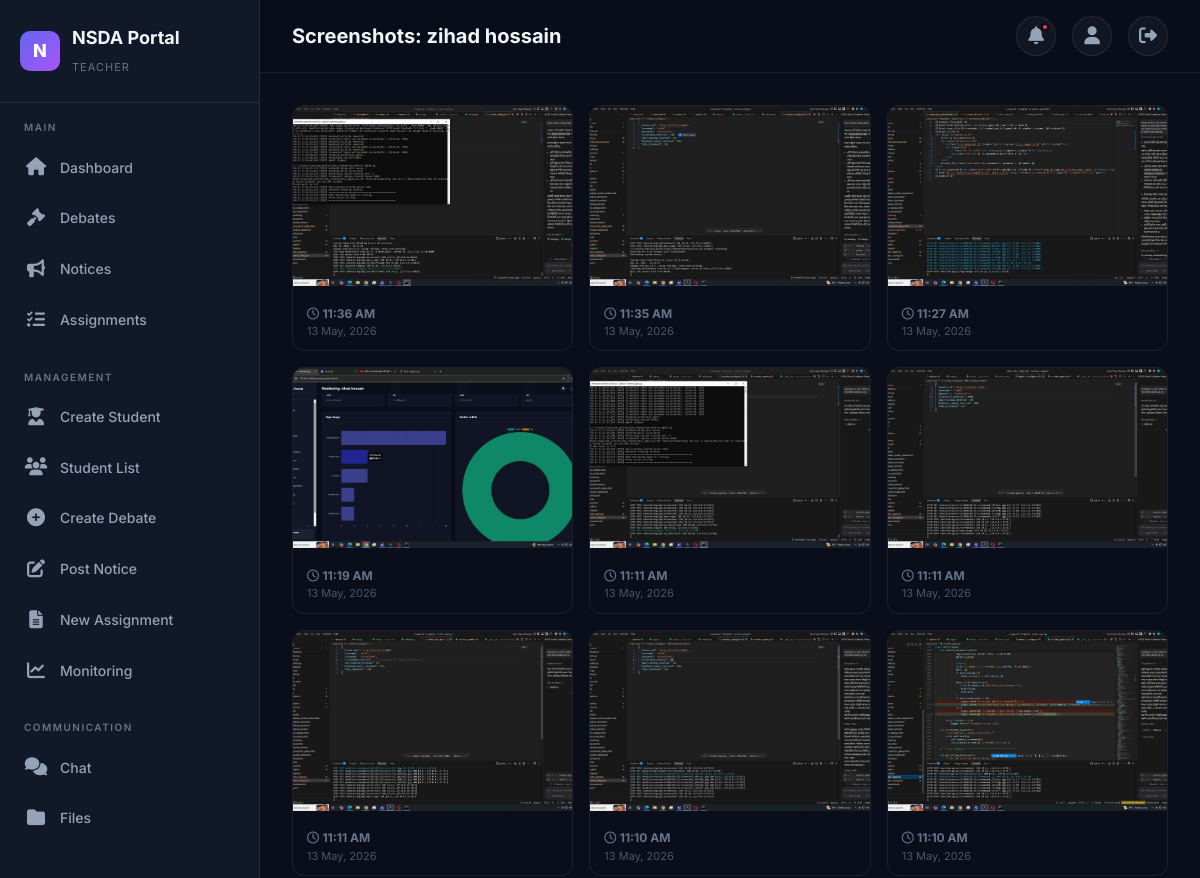
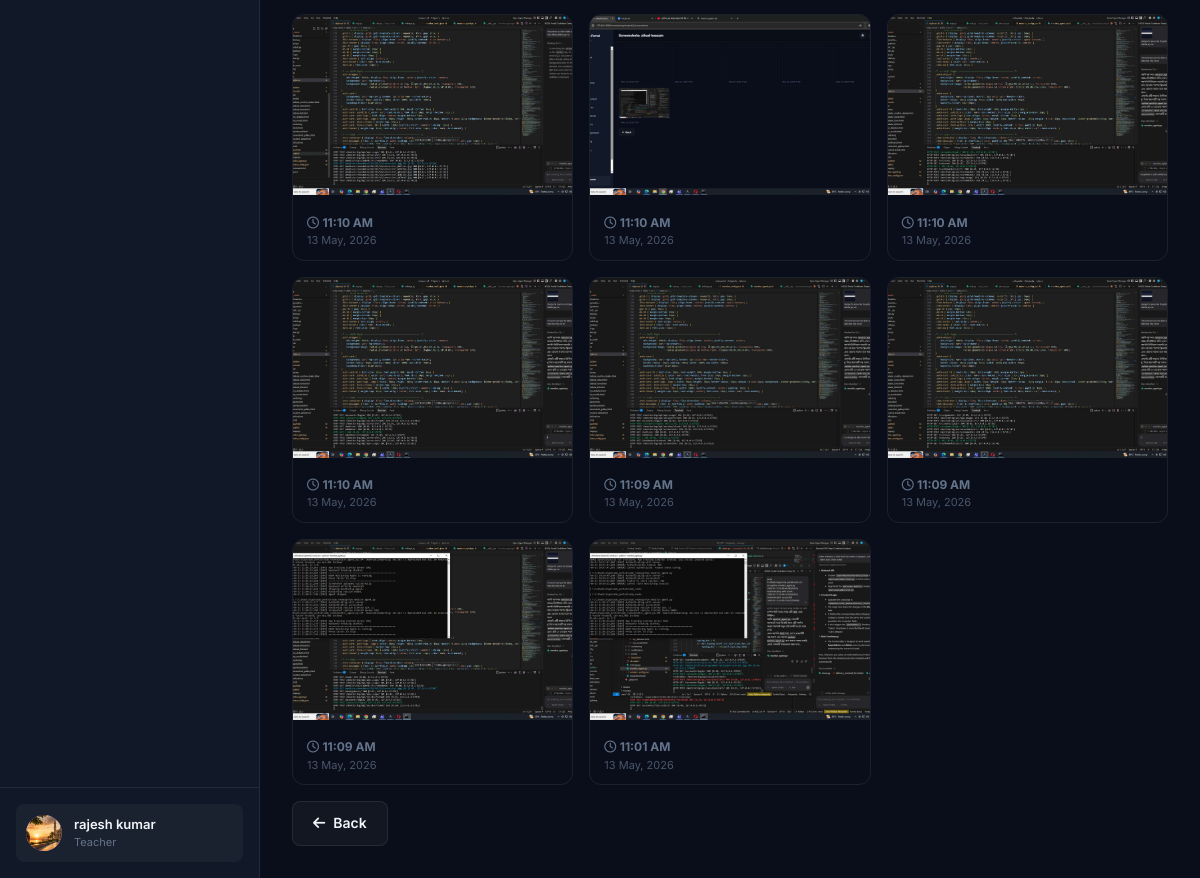
The app's page /monitoring/student/3/screenshots/ (signed in) with its own data (2 pictures, top to bottom).
### accounts/models.py (models this page shows, shortened)
class User(AbstractUser):
    class Role(models.TextChoices):
        STUDENT = 'student', 'Student'
        TEACHER = 'teacher', 'Teacher'
        ADMIN = 'admin', 'Admin'
    role = models.CharField(
        max_length=10,
        choices=Role.choices,
        default=Role.STUDENT,
    )
    profile_picture = models.ImageField(
        upload_to='profiles/',
        blank=True,
        null=True,
    )
    phone = models.CharField(max_length=20, blank=True)
    bio = models.TextField(blank=True)
    grade_level = models.CharField(max_length=50, blank=True)
    school = models.CharField(max_length=200, blank=True)
    date_of_birth = models.DateField(blank=True, null=True)
    created_at = models.DateTimeField(auto_now_add=True)
    updated_at = models.DateTimeField(auto_now=True)
    @property
    def is_student(self):
        return self.role == self.Role.STUDENT
    @property
    def is_teacher(self):
        return self.role == self.Role.TEACHER
    @property
    def is_admin_user(self):
        return self.role == self.Role.ADMIN

### monitoring/models.py (models this page shows, shortened)
class Screenshot(models.Model):
    student = models.ForeignKey(
        settings.AUTH_USER_MODEL,
        on_delete=models.CASCADE,
        related_name='screenshots',
    )
    session = models.ForeignKey(
        MonitoringSession,
        on_delete=models.CASCADE,
        related_name='screenshots',
        blank=True,
        null=True,
    )
    image = models.ImageField(upload_to='screenshots/%Y/%m/%d/')
    captured_at = models.DateTimeField(auto_now_add=True)
    class Meta:
        ordering = ['-captured_at']

### monitoring/views.py (the view)
# urls.py: path('student/<int:student_id>/screenshots/', views.ScreenshotGalleryView.as_view(), name='screenshots'),
class ScreenshotGalleryView(TeacherOrAdminRequiredMixin, ListView):
    model = Screenshot
    template_name = 'monitoring/screenshot_gallery.html'
    context_object_name = 'screenshots'
    paginate_by = 20
    def get_queryset(self):
        student_id = self.kwargs['student_id']
        return Screenshot.objects.filter(
            student_id=student_id
        ).order_by('-captured_at')
    def get_context_data(self, **kwargs):
        ctx = super().get_context_data(**kwargs)
        ctx['student'] = get_object_or_404(User, pk=self.kwargs['student_id'])
        return ctx

### accounts/mixins.py (called while the page is built)
    def test_func(self):
        return self.request.user.role in ('teacher', 'admin')

### portal/context_processors.py (called while the page is built)
def notifications_processor(request):
    if request.user.is_authenticated:
        unread_count = Notification.objects.filter(
            user=request.user, is_read=False
        ).count()
        recent_notifications = Notification.objects.filter(
            user=request.user
        ).order_by('-created_at')[:5]
        return {
            'unread_notifications_count': unread_count,
            'recent_notifications': recent_notifications
        }
    return {'unread_notifications_count': 0, 'recent_notifications': []}

### templates/monitoring/screenshot_gallery.html (shortened to what this page needs)
{% extends "base.html" %}
{% block page_title %}Screenshots: {{ student.get_full_name|default:student.username }}{% endblock %}
{% block content %}
<div class="screenshot-grid">
    {% for ss in screenshots %}
    <div class="screenshot-item">
        <a href="{{ ss.image.url }}" target="_blank"><img src="{{ ss.image.url }}" alt="Screenshot"></a>
        <div class="meta">
            <i class="far fa-clock"></i> <strong>{{ ss.captured_at|date:"h:i A" }}</strong>
            <div class="text-xs">{{ ss.captured_at|date:"d M, Y" }}</div>
        </div>
    </div>
    {% empty %}<p class="text-muted">No screenshots captured.</p>{% endfor %}
</div>
<a href="{% url 'monitoring:student_detail' student.pk %}" class="btn btn-secondary mt-16"><i class="fas fa-arrow-left"></i> Back</a>
{% endblock %}

### templates/base.html (shortened to what this page needs)
{% load static %}
<!DOCTYPE html>
<html lang="en">
<head>
    <link rel="stylesheet" href="{% static 'css/style.css' %}">
    <link rel="stylesheet" href="https://cdnjs.cloudflare.com/ajax/libs/font-awesome/6.5.0/css/all.min.css">
</head>
<body>
<div class="app-wrapper">
    <aside class="sidebar" id="sidebar">
        <div class="sidebar-brand">
            <div class="logo">N</div>
            <div><h2>NSDA Portal</h2><small>{{ request.user.get_role_display|default:"Portal" }}</small></div>
        </div>
        <nav class="sidebar-nav">
            <div class="nav-section">
                <div class="nav-section-title">Main</div>
                <a href="{% url 'portal:dashboard' %}" class="nav-link"><span class="icon"><i class="fas fa-home"></i></span>Dashboard</a>
                <a href="{% url 'debates:list' %}" class="nav-link"><span class="icon"><i class="fas fa-gavel"></i></span>Debates</a>
                <a href="{% url 'portal:notice_list' %}" class="nav-link"><span class="icon"><i class="fas fa-bullhorn"></i></span>Notices</a>
                <a href="{% url 'portal:assignment_list' %}" class="nav-link"><span class="icon"><i class="fas fa-tasks"></i></span>Assignments</a>
            </div>
            {% if request.user.is_teacher or request.user.is_admin_user %}
            <div class="nav-section">
                <div class="nav-section-title">Management</div>
                <a href="{% url 'accounts:student_create' %}" class="nav-link"><span class="icon"><i class="fas fa-user-graduate"></i></span>Create Student</a>
                <a href="{% url 'accounts:user_list' %}?role=student" class="nav-link"><span class="icon"><i class="fas fa-users"></i></span>Student List</a>
                <a href="{% url 'debates:create' %}" class="nav-link"><span class="icon"><i class="fas fa-plus-circle"></i></span>Create Debate</a>
                <a href="{% url 'portal:notice_create' %}" class="nav-link"><span class="icon"><i class="fas fa-edit"></i></span>Post Notice</a>
                <a href="{% url 'portal:assignment_create' %}" class="nav-link"><span class="icon"><i class="fas fa-file-alt"></i></span>New Assignment</a>
                <a href="{% url 'monitoring:dashboard' %}" class="nav-link"><span class="icon"><i class="fas fa-chart-line"></i></span>Monitoring</a>
            </div>
            {% endif %}
            <div class="nav-section">
                <div class="nav-section-title">Communication</div>
                <a href="{% url 'chat:room_list' %}" class="nav-link"><span class="icon"><i class="fas fa-comments"></i></span>Chat</a>
                <a href="{% url 'portal:file_list' %}" class="nav-link"><span class="icon"><i class="fas fa-folder"></i></span>Files</a>
            </div>
        </nav>
        <div class="sidebar-footer">
            <div class="user-card">
                <div class="user-avatar">
                    {% if request.user.profile_picture %}
                        <img src="{{ request.user.profile_picture.url }}" alt="avatar">
                    {% else %}
                        {{ request.user.first_name|first|default:request.user.username|first|upper }}
                    {% endif %}
                </div>
                <div class="user-info">
                    <div class="name">{{ request.user.get_full_name|default:request.user.username }}</div>
                    <div class="role">{{ request.user.get_role_display }}</div>
                </div>
            </div>
        </div>
    </aside>
    <main class="main-content">
        <header class="topbar">
            <div style="display:flex;align-items:center;gap:12px;">
                <h1>{% block page_title %}Dashboard{% endblock %}</h1>
            </div>
            <div class="topbar-actions">
                <div class="dropdown-wrapper">
                    <button class="btn-icon" id="notification-toggle">
                        <i class="fas fa-bell"></i>
                        {% if unread_notifications_count %}<span class="badge-dot"></span>{% endif %}
                    </button>
                </div>
                <a href="{% url 'accounts:profile' %}" class="btn-icon"><i class="fas fa-user"></i></a>
                <a href="{% url 'accounts:logout' %}" class="btn-icon"><i class="fas fa-sign-out-alt"></i></a>
            </div>
        </header>
        <div class="content-area">
            {% block content %}{% endblock %}
        </div>
    </main>
</div>
</body>
</html>

### records on screen
User: user.role "TEACHER", user.profile_picture (picture), user.get_full_name "rajesh kumar", user.role "Teacher"
User: get_full_name "zihad hossain"
Screenshot: image (picture), captured_at "11:36 AM", captured_at "13 May, 2026"
Screenshot: image (picture), captured_at "11:35 AM", captured_at "13 May, 2026"
Screenshot: image (picture), captured_at "11:27 AM", captured_at "13 May, 2026"
Screenshot: image (picture), captured_at "11:19 AM", captured_at "13 May, 2026"
Screenshot: image (picture), captured_at "11:11 AM", captured_at "13 May, 2026"
Screenshot: image (picture), captured_at "11:11 AM", captured_at "13 May, 2026"
Screenshot: image (picture), captured_at "11:11 AM", captured_at "13 May, 2026"
Screenshot: image (picture), captured_at "11:10 AM", captured_at "13 May, 2026"
Screenshot: image (picture), captured_at "11:10 AM", captured_at "13 May, 2026"
Screenshot: image (picture), captured_at "11:10 AM", captured_at "13 May, 2026"
Screenshot: image (picture), captured_at "11:10 AM", captured_at "13 May, 2026"
Screenshot: image (picture), captured_at "11:10 AM", captured_at "13 May, 2026"
Screenshot: image (picture), captured_at "11:10 AM", captured_at "13 May, 2026"
Screenshot: image (picture), captured_at "11:09 AM", captured_at "13 May, 2026"
Screenshot: image (picture), captured_at "11:09 AM", captured_at "13 May, 2026"
Screenshot: image (picture), captured_at "11:09 AM", captured_at "13 May, 2026"
Screenshot: image (picture), captured_at "11:01 AM", captured_at "13 May, 2026"
